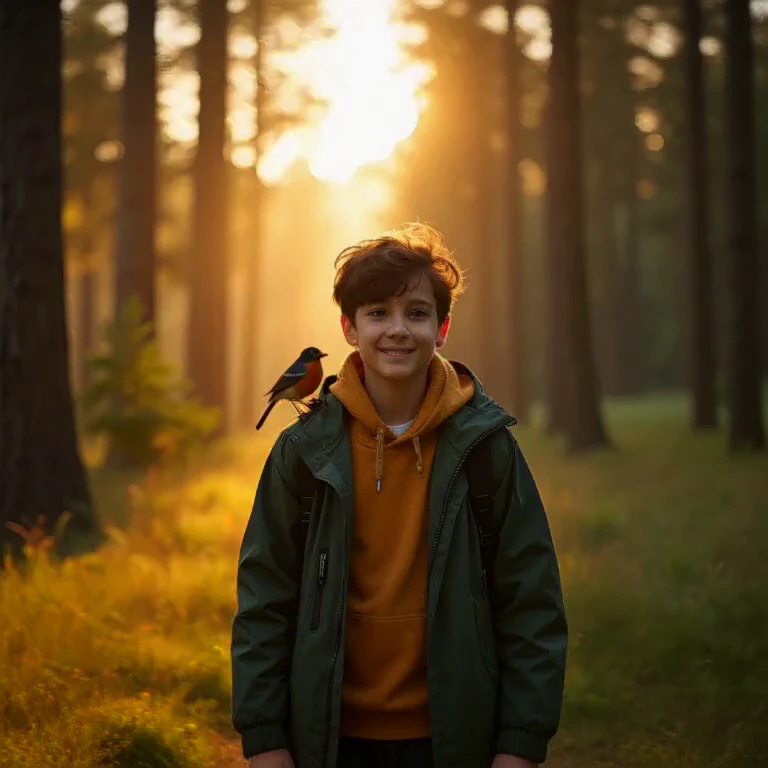
#> input picture frames/frame_000.png, 768 x 768 px; its folder holds only this picture in this run
$ python generate_ply_from_orbit.py
#> lines starting #> are read from the running program, lines starting #| are printed output that depends on the picture
import os
import glob
import numpy as np
from PIL import Image

def generate_ply_from_orbit(frames_dir, output_ply_path, num_sample_frames=12, step_sample=6):
    """
    Generates a true 3D Point Cloud (.PLY) file from the 73 multi-angle orbit frames.
    Projects multi-view pixels into 3D world space (X, Y, Z, R, G, B) based on camera orbit angles.
    """
#> called with num_sample_frames = 12, step_sample = 6
    frame_files = sorted(glob.glob(os.path.join(frames_dir, "frame_*.png")))
    if not frame_files:
        raise ValueError(f"No frames found in {frames_dir}")

    total_frames = len(frame_files)
    print(f"Found {total_frames} frames. Sampling {num_sample_frames} key angles for 3D reconstruction...")

    selected_indices = np.linspace(0, total_frames - 1, num_sample_frames, dtype=int)

    all_points = []
    all_colors = []

    # Orbit radius and camera center
    orbit_radius = 2.8
    center_y = 0.9

    for idx in selected_indices:
        fpath = frame_files[idx]
        angle_rad = (idx / total_frames) * 2.0 * np.pi

        # Camera position on circular orbit
        cam_x = np.sin(angle_rad) * orbit_radius
        cam_z = np.cos(angle_rad) * orbit_radius
        cam_y = center_y

        img = Image.open(fpath).convert("RGB")
#> img is the input picture: PIL image 768x768 RGB; mean R, G, B 99.9, 75.5, 38.4
        # Downscale for crisp, fast point cloud sampling
        img = img.resize((192, 192), Image.Resampling.BILINEAR)
#> img: PIL image 192x192 RGB
        arr = np.array(img, dtype=np.float32)

        h, w, _ = arr.shape
#> h = 192; w = 192

        # Simple foreground saliency / depth estimation from luminance & center bias
        gray = 0.299 * arr[:,:,0] + 0.587 * arr[:,:,1] + 0.114 * arr[:,:,2]
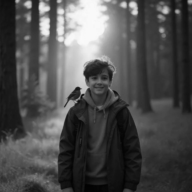
#> gray: shape (192, 192) float32; min 2.07, max 250.6, mean 78.6

        for y in range(0, h, step_sample):
            for x in range(0, w, step_sample):
                # Normalized device coordinates (-1 to 1)
                nx = (x / (w - 1.0)) * 2.0 - 1.0
                ny = -((y / (h - 1.0)) * 2.0 - 1.0) # Invert Y

                # Approximate depth from camera
                # Center pixels (subject) are closer to center (depth ~ 2.4 - 2.8)
                dist_from_center = np.sqrt(nx**2 + ny**2)
                if dist_from_center > 1.2:
                    continue # Ignore far corners

                depth = orbit_radius - (1.0 - min(1.0, dist_from_center * 0.7)) * 1.2

                # Camera basis vectors (look at 0, center_y, 0)
                forward = -np.array([cam_x, 0, cam_z], dtype=np.float32)
                forward /= np.linalg.norm(forward)

                right = np.array([forward[2], 0, -forward[0]], dtype=np.float32)
                up = np.array([0, 1.0, 0], dtype=np.float32)

                # 3D world position
                pos = np.array([cam_x, cam_y, cam_z], dtype=np.float32) + forward * depth + right * (nx * 0.9) + up * (ny * 0.9)

                rgb = arr[y, x]
                all_points.append(pos)
                all_colors.append(rgb.astype(np.uint8))
#> after the loop, all_colors = 967 items, first 6: [41, 29, 17], [144, 114, 73], [143, 113, 75], [70, 44, 21], [216, 179, 132], [145, 98, 43]; all_points = 967 items, first 6: [0.561, 1.8, 0.21], [0.504, 1.8, 0.237], [0.448, 1.8, 0.262], [0.391, 1.8, 0.284], [0.335, 1.8, 0.304], [0.278, 1.8, 0.321]

    pts = np.array(all_points, dtype=np.float32)
    cols = np.array(all_colors, dtype=np.uint8)

    num_pts = len(pts)
    print(f"Total 3D Points generated: {num_pts}. Writing PLY file...")

    with open(output_ply_path, "w", encoding="utf-8") as f:
        f.write("ply\n")
        f.write("format ascii 1.0\n")
        f.write("comment Spatial Manga MiniMax-H3 ORB360 3D Point Cloud\n")
        f.write(f"element vertex {num_pts}\n")
        f.write("property float x\n")
        f.write("property float y\n")
        f.write("property float z\n")
        f.write("property uchar red\n")
        f.write("property uchar green\n")
        f.write("property uchar blue\n")
        f.write("end_header\n")
        for i in range(num_pts):
            p = pts[i]
            c = cols[i]
            f.write(f"{p[0]:.4f} {p[1]:.4f} {p[2]:.4f} {c[0]} {c[1]} {c[2]}\n")

    print(f"Successfully generated PLY file: {output_ply_path} ({os.path.getsize(output_ply_path)} bytes)")

if __name__ == "__main__":
    frames_dir = r"C:\Users\hp\OneDrive\Documents\metafor\interactive_manga_360\frames"
    out_ply = r"C:\Users\hp\OneDrive\Documents\metafor\interactive_manga_360\scene_01_3d_pointcloud.ply"
    generate_ply_from_orbit(frames_dir, out_ply)
